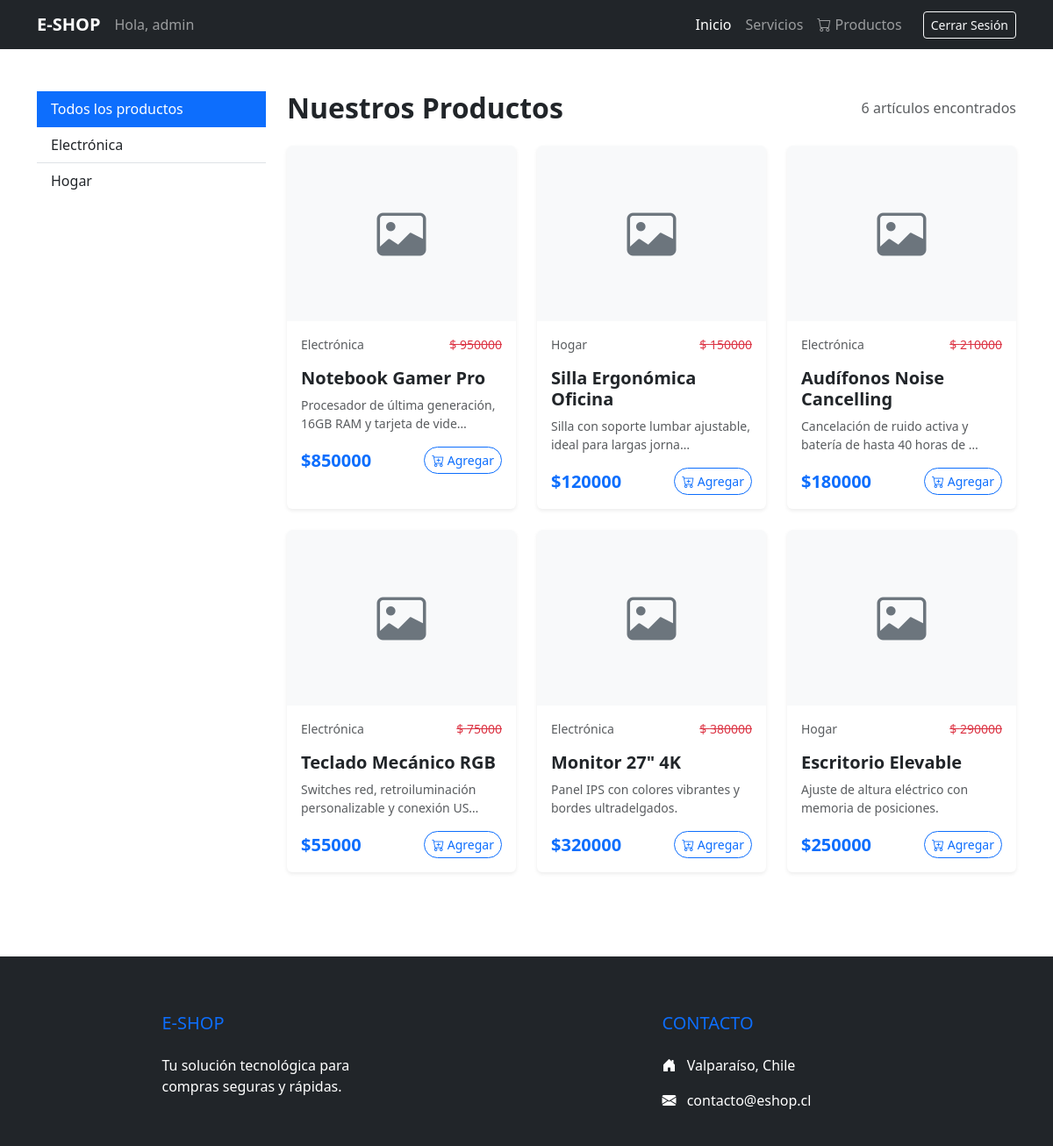
Page /productos (signed in) on the committed database.
### main/models.py (models this page shows, shortened)
class Categoria(models.Model):
    nombre = models.CharField(max_length=100)
    def __str__(self):
        return self.nombre

class Producto(models.Model):
    nombre = models.CharField(max_length=200)
    categoria = models.ForeignKey(Categoria, on_delete=models.CASCADE, related_name='productos')
    precio = models.DecimalField(max_digits=10, decimal_places=0)
    precio_antes = models.DecimalField(max_digits=10, decimal_places=0, null=True, blank=True)
    descripcion = models.TextField()
    imagen_url = models.TextField(max_length=5000)
    stock = models.IntegerField(default=0)
    fecha_creacion = models.DateTimeField(auto_now_add=True)

### main/views.py (the view)
# urls.py: path('productos', views.productos, name='productos'),
@login_required
def productos(request):
    productos = Producto.objects.all()
    categorias = Categoria.objects.all()
    cat_id = request.GET.get('categoria')
    precio_max = request.GET.get('precio_max')
    if cat_id:
        productos = productos.filter(categoria_id=cat_id)
    if precio_max:
        productos = productos.filter(precio__lte=precio_max)
    context = {
        'productos': productos,
        'categorias': categorias,
        'categoria_seleccionada': cat_id,
        'precio_max': precio_max,
    }
    return render(request, 'productos.html', context)

### main/templates/productos.html (shortened to what this page needs)
{% extends 'base.html' %}
{% block content %}
<div class="container py-5">
    <div class="row">
        <aside class="col-lg-3 mb-4">
            <div class="list-group list-group-flush">
                <a href="{% url 'productos' %}"
                    class="list-group-item list-group-item-action {% if not categoria_seleccionada %}active{% endif %}">
                    Todos los productos
                </a>
                {% for cat in categorias %}
                <a href="?categoria={{ cat.id }}"
                    class="list-group-item list-group-item-action {% if categoria_seleccionada == cat.id|stringformat:'s' %}active{% endif %}">
                    {{ cat.nombre }}
                </a>
                {% endfor %}
            </div>
        </aside>
        <div class="col-lg-9">
            <div class="d-flex justify-content-between align-items-center mb-4">
                <h2 class="fw-bold mb-0">Nuestros Productos</h2>
                <span class="text-muted">{{ productos|length }} artículos encontrados</span>
            </div>
            <div class="row row-cols-1 row-cols-md-2 row-cols-xl-3 g-4">
                {% for producto in productos %}
                <div class="col">
                    <div class="card h-100 border-0 shadow-sm overflow-hidden product-card">
                        <div style="height: 200px; background-color: #f8f9fa;"
                            class="d-flex align-items-center justify-content-center">
                            {% if producto.imagen %}
                            <img src="{{ producto.imagen }}" class="card-img-top shadow-sm" alt="{{ producto.nombre }}"
                                style="object-fit: contain; max-height: 100%;">
                            {% else %}
                            <i class="bi bi-image text-secondary display-4"></i>
                            {% endif %}
                        </div>
                        <div class="card-body">
                            <div class="d-flex justify-content-between">
                                <p class="small"><a href="#!" class="text-muted text-decoration-none">{{ producto.categoria }}</a></p>
                                <p class="small text-danger"><s>$ {{ producto.precio_antes }}</s></p>
                            </div>
                            <h5 class="card-title fw-bold">{{ producto.nombre }}</h5>
                            <p class="card-text text-muted small">{{ producto.descripcion|truncatechars:60 }}</p>
                            <div class="d-flex justify-content-between align-items-center mt-3">
                                <span class="h5 mb-0 fw-bold text-primary">${{ producto.precio }}</span>
                                <button class="btn btn-outline-primary btn-sm rounded-pill">
                                    <i class="bi bi-cart-plus"></i> Agregar
                                </button>
                            </div>
                        </div>
                    </div>
                </div>
                {% empty %}
                <div class="col-12 text-center py-5">
                    <i class="bi bi-search display-1 text-muted"></i>
                    <p class="mt-3 text-muted">No se encontraron productos disponibles por ahora.</p>
                </div>
                {% endfor %}
            </div>
        </div>
    </div>
</div>
{% endblock %}

### main/templates/base.html (shortened to what this page needs)
{% load static %}
<!DOCTYPE html>
<html lang="es">
<head>
    <link href="https://cdn.jsdelivr.net/npm/bootstrap@5.3.0/dist/css/bootstrap.min.css" rel="stylesheet">
    <link rel="stylesheet" href="https://cdn.jsdelivr.net/npm/bootstrap-icons@1.11.0/font/bootstrap-icons.css">
    <link rel="stylesheet" href="{% static 'css/style.css' %}">
</head>
<body>
    {% include 'navbar.html' %}
    <main>
        {% block content %}
        {% endblock %}
    </main>
    <footer class="bg-dark text-white pt-5 pb-4 mt-5">
        <div class="container text-center text-md-start">
            <div class="row text-center text-md-start">
                <div class="col-md-3 col-lg-3 col-xl-3 mx-auto mt-3">
                    <h5 class="text-uppercase mb-4 font-weight-bold text-primary">E-SHOP</h5>
                    <p>Tu solución tecnológica para compras seguras y rápidas.</p>
                </div>
                <div class="col-md-4 col-lg-3 col-xl-3 mx-auto mt-3">
                    <h5 class="text-uppercase mb-4 font-weight-bold text-primary">Contacto</h5>
                    <p><i class="bi bi-house-door-fill me-2"></i> Valparaíso, Chile</p>
                    <p><i class="bi bi-envelope-fill me-2"></i> contacto@eshop.cl</p>
                </div>
            </div>
        </div>
    </footer>
</body>
</html>

### main/templates/navbar.html (shortened to what this page needs)
    <nav class="navbar navbar-expand-lg navbar-dark bg-dark sticky-top">
        <div class="container">
            <a class="navbar-brand fw-bold" href="#">E-SHOP</a>
            {% if user.is_authenticated %}
                <span class="navbar-text me-2">Hola, {{ user.username }}</span>
            {% endif %}
            <div class="collapse navbar-collapse" id="navbarNav">
                <ul class="navbar-nav ms-auto align-items-center">
                    <li class="nav-item">
                        <a class="nav-link active" href="{% url 'index' %}">Inicio</a>
                    </li>
                    <li class="nav-item">
                        <a class="nav-link" href="{% url 'servicios' %}">Servicios</a>
                    </li>
                    {% if user.is_authenticated %}
                        <li class="nav-item">
                            <a class="nav-link" href="{% url 'productos' %}"><i class="bi bi-cart"></i> Productos</a>
                        </li>
                        <li class="nav-item ms-lg-3">
                            <form action="{% url 'logout' %}" method="post">
                                <button type="submit" class="btn btn-outline-light btn-sm">Cerrar Sesión</button>
                            </form>
                        </li>
                    {% else %}
                        <li class="nav-item ms-lg-3">
                            <a class="btn btn-primary btn-sm" href="{% url 'login' %}">Iniciar Sesión</a>
                        </li>
                    {% endif %}
                </ul>
            </div>
        </div>
    </nav>

### main/static/css/style.css (style rules this page uses)
.product-card { transition: transform 0.3s ease, shadow 0.3s ease; }

### rows in the picture
Categoria: nombre "Electrónica"
Categoria: nombre "Hogar"
Producto: categoria "Electrónica", precio_antes "950000", nombre "Notebook Gamer Pro", descripcion "Procesador de última generación, 16GB RAM y tarjeta de vide…", precio "850000"
Producto: categoria "Hogar", precio_antes "150000", nombre "Silla Ergonómica Oficina", descripcion "Silla con soporte lumbar ajustable, ideal para largas jorna…", precio "120000"
Producto: categoria "Electrónica", precio_antes "210000", nombre "Audífonos Noise Cancelling", descripcion "Cancelación de ruido activa y batería de hasta 40 horas de …", precio "180000"
Producto: categoria "Electrónica", precio_antes "75000", nombre "Teclado Mecánico RGB", descripcion "Switches red, retroiluminación personalizable y conexión US…", precio "55000"
Producto: categoria "Electrónica", precio_antes "380000", nombre "Monitor 27\" 4K", descripcion "Panel IPS con colores vibrantes y bordes ultradelgados.", precio "320000"
Producto: categoria "Hogar", precio_antes "290000", nombre "Escritorio Elevable", descripcion "Ajuste de altura eléctrico con memoria de posiciones.", precio "250000"

### other values in the picture
{{ user.username }} "admin"
{{ productos|length }} "6"
